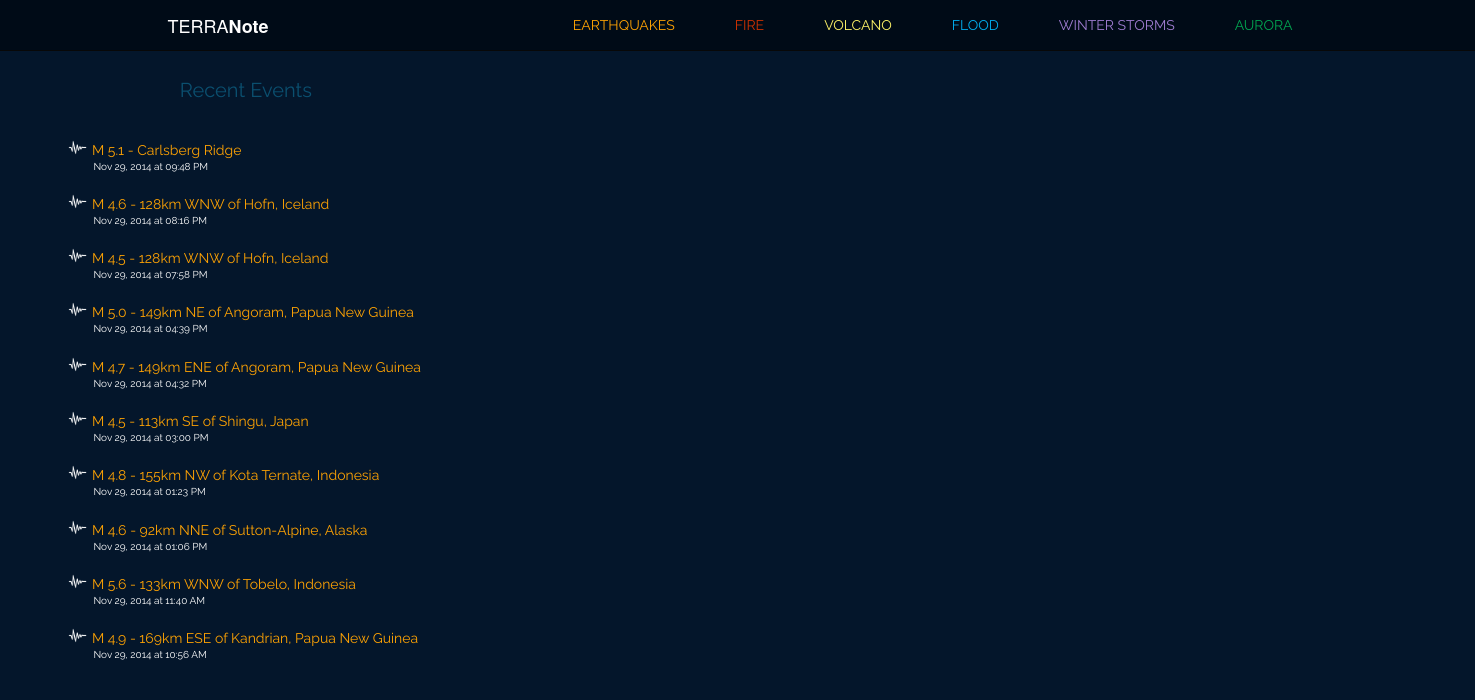
Before: / with the older database file.
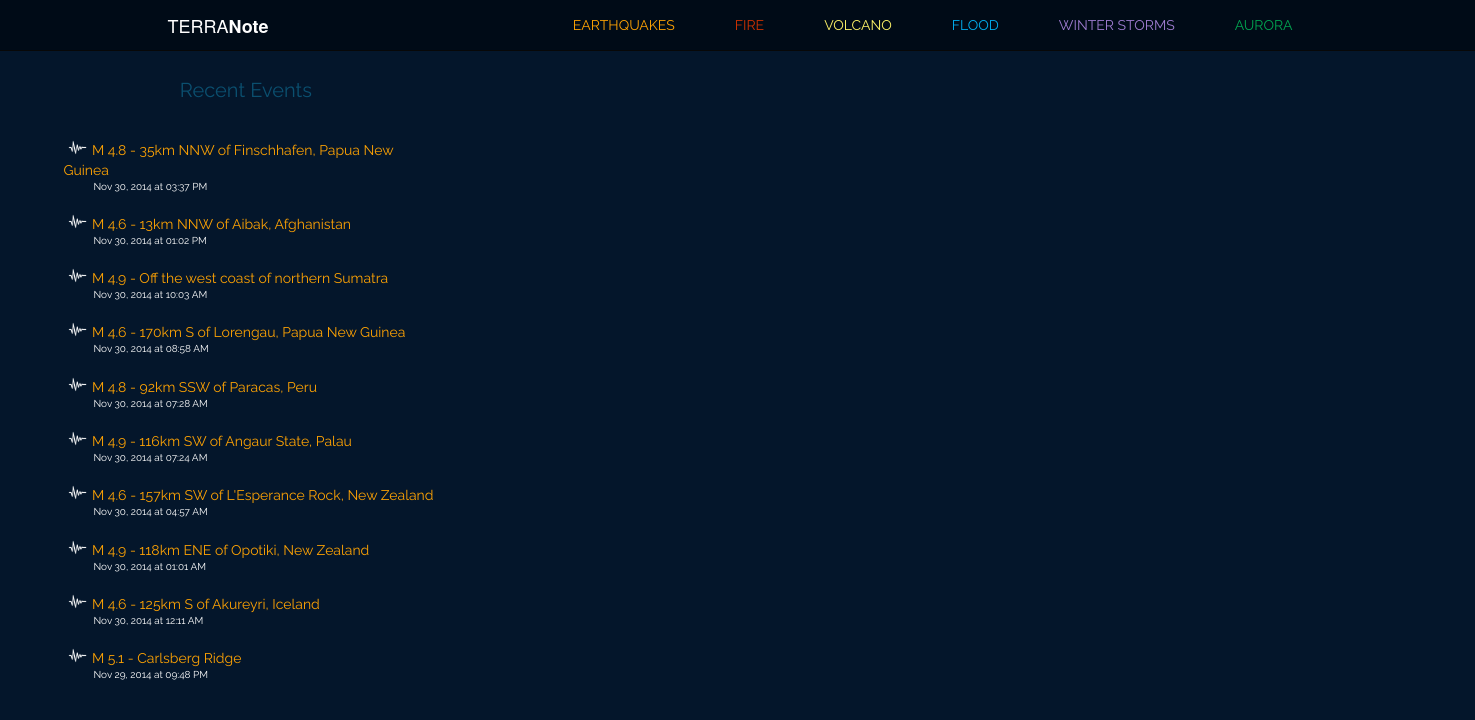
After: the same page with the newer database file.
### model.py (models this page shows)
class Quake(Base):
    __tablename__ = "quakes"
    quake_id = Column(String(50), primary_key = True)
    quake_title = Column(String, nullable = False)
    quake_type = Column(String(25), nullable = False)
    magnitude = Column(Float, nullable = False)
    place = Column(String, nullable = False)
    latitude = Column(Float, nullable = False)
    longitude = Column(Float, nullable = False)
    depth = Column(Float, nullable = False)
    quake_datetime = Column(DateTime, nullable = False)
    url = Column(String, nullable = False)
    seismictype = Column(String, nullable = False)
    status = Column(String, nullable = False)
    felt = Column(Integer, nullable = True)
    tsunami = Column(Integer, nullable = True)
    recordtime = Column(DateTime, nullable = False)

### note.py (the view)
@app.route("/")
def home_map():
	topten = db_session.query(Quake).order_by(Quake.quake_datetime.desc()).limit(10)
	cols = Quake.__table__.columns
	json_compiled = {}
	for quake in topten:
		json_compiled[quake.quake_id] = {}
		json_compiled[quake.quake_id]['lat'] = quake.latitude
		json_compiled[quake.quake_id]['lng'] = quake.longitude
		json_compiled[quake.quake_id]['title'] = quake.quake_title
		json_compiled[quake.quake_id]['id'] = quake.quake_id
	print json_compiled
	recent_quakes = db_session.query(Quake).order_by(Quake.quake_datetime.desc()).limit(10)
	return render_template("home.html", recent_quakes=recent_quakes, top_ten=json_compiled)

### templates/home.html (shortened to what this page needs)
{% extends 'base.html' %}
{% block body %}
<div class="col-sm-4" class="event-list">
	<div class="col-sm-1"></div>
		<div class="col-sm-10" class="event-list" id="userpoint">
			<div class="row">
				<div id="recent-events">Recent Events</div>
			</div>
			<div class="row">
				{% for quake in recent_quakes %}
					<div class="quake-list">
						<img class="small-icon" src="/static/images/quake-icon.png"/>
						<div class="recent-title quake-orange"><a href="/quakes/{{ quake.quake_id }}">{{ quake.quake_title }}</a></div>
						<div class="recent-datetime">{{ quake.quake_datetime.strftime('%b %d, %Y at %I:%M %p') }}</div>
					</div>
				{% endfor %}
			</div>
		</div>
	<div class="col-sm-1"></div>
</div>
    <div class="col-sm-8">
        <div class="event-map" id="home-map"></div>
    </div>
{% endblock %}

Changed rows visible on the page:
no longer on this page (row edited): Quake: quake_title "M 4.6 - 128km WNW of Hofn, Iceland", quake_datetime "Nov 29, 2014 at 08:16 PM"
no longer on this page (row edited): Quake: quake_title "M 4.5 - 128km WNW of Hofn, Iceland", quake_datetime "Nov 29, 2014 at 07:58 PM"
no longer on this page (row unchanged): Quake: quake_title "M 5.0 - 149km NE of Angoram, Papua New Guinea", quake_datetime "Nov 29, 2014 at 04:39 PM"
no longer on this page (row unchanged): Quake: quake_title "M 4.7 - 149km ENE of Angoram, Papua New Guinea", quake_datetime "Nov 29, 2014 at 04:32 PM"
no longer on this page (row unchanged): Quake: quake_title "M 4.5 - 113km SE of Shingu, Japan", quake_datetime "Nov 29, 2014 at 03:00 PM"
no longer on this page (row unchanged): Quake: quake_title "M 4.8 - 155km NW of Kota Ternate, Indonesia", quake_datetime "Nov 29, 2014 at 01:23 PM"
no longer on this page (row unchanged): Quake: quake_title "M 4.6 - 92km NNE of Sutton-Alpine, Alaska", quake_datetime "Nov 29, 2014 at 01:06 PM"
no longer on this page (row unchanged): Quake: quake_title "M 5.6 - 133km WNW of Tobelo, Indonesia", quake_datetime "Nov 29, 2014 at 11:40 AM"
no longer on this page (row unchanged): Quake: quake_title "M 4.9 - 169km ESE of Kandrian, Papua New Guinea", quake_datetime "Nov 29, 2014 at 10:56 AM"
added Quake: quake_title "M 4.8 - 35km NNW of Finschhafen, Papua New Guinea", quake_datetime "Nov 30, 2014 at 03:37 PM"
added Quake: quake_title "M 4.6 - 13km NNW of Aibak, Afghanistan", quake_datetime "Nov 30, 2014 at 01:02 PM"
added Quake: quake_title "M 4.9 - Off the west coast of northern Sumatra", quake_datetime "Nov 30, 2014 at 10:03 AM"
added Quake: quake_title "M 4.6 - 170km S of Lorengau, Papua New Guinea", quake_datetime "Nov 30, 2014 at 08:58 AM"
added Quake: quake_title "M 4.8 - 92km SSW of Paracas, Peru", quake_datetime "Nov 30, 2014 at 07:28 AM"
added Quake: quake_title "M 4.9 - 116km SW of Angaur State, Palau", quake_datetime "Nov 30, 2014 at 07:24 AM"
added Quake: quake_title "M 4.6 - 157km SW of L'Esperance Rock, New Zealand", quake_datetime "Nov 30, 2014 at 04:57 AM"
added Quake: quake_title "M 4.9 - 118km ENE of Opotiki, New Zealand", quake_datetime "Nov 30, 2014 at 01:01 AM"
added Quake: quake_title "M 4.6 - 125km S of Akureyri, Iceland", quake_datetime "Nov 30, 2014 at 12:11 AM"
